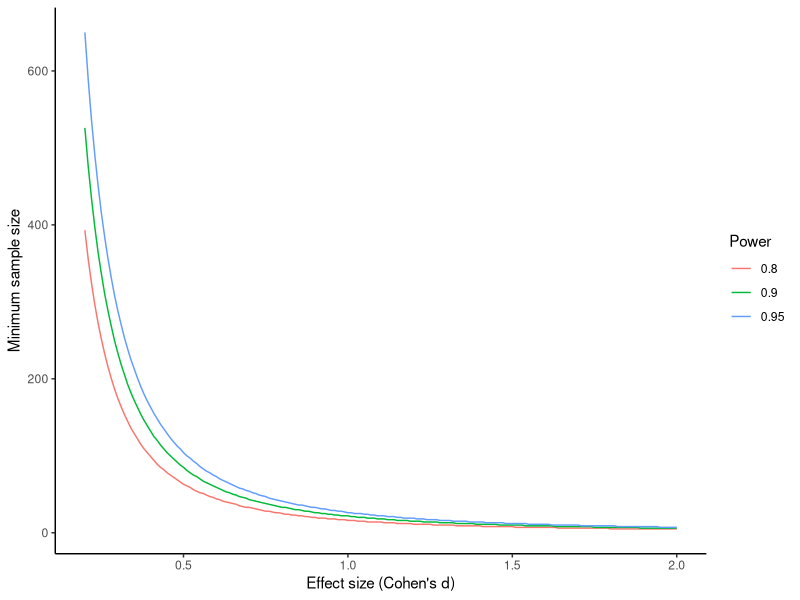
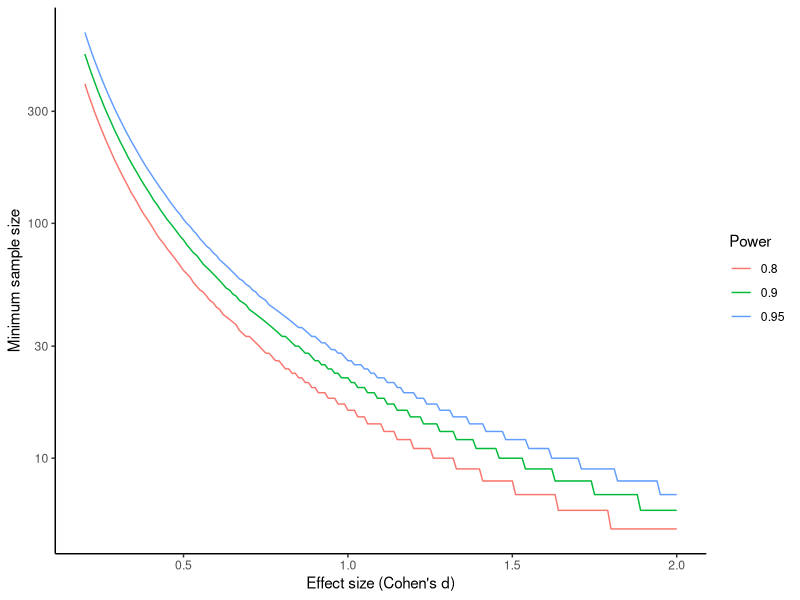
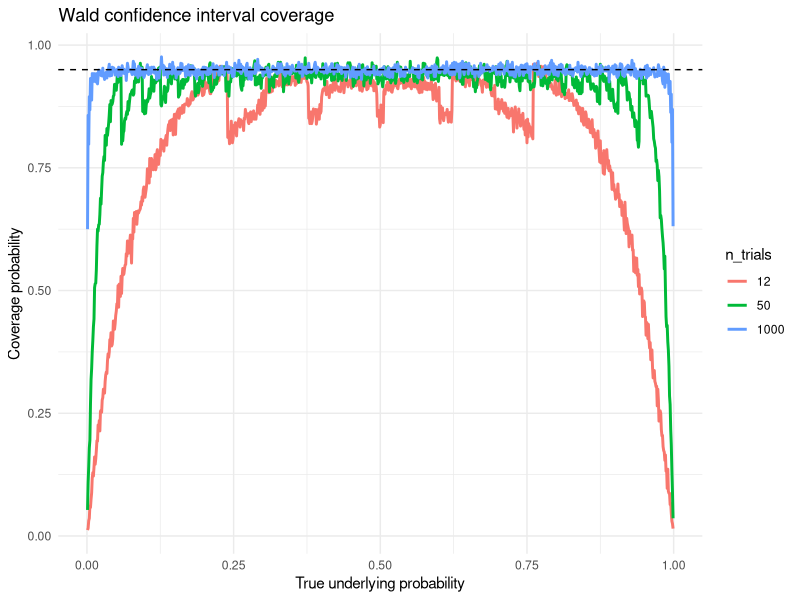

These figures' R source, in order:
## ---- chunk 1



get_sample_size <- function(d, power) {
  as.integer(power.t.test(delta = d,power = power)$n)
}

get_sample_size(d = 0.5, power = 0.8)
## ---- chunk 2

library(ggplot2)

# create a data frame with effect sizes and corresponding sample sizes
power_levels <- c(0.8, 0.9, 0.95)
effect_size <- seq(0.2, 2, by = 0.01)
df <- expand.grid(d = effect_size, power = power_levels)
df$n <- mapply(get_sample_size, df$d, df$power)

# plot with linear y-axis scale
ggplot(df, aes(x = d, y = n, color = factor(power))) +
  geom_line() +
  labs(x = "Effect size (Cohen's d)", y = "Minimum sample size", color = "Power") +
  scale_color_discrete(labels = c("0.8", "0.9", "0.95")) +
  theme_classic()

# plot with logarithmic y-axis scale
ggplot(df, aes(x = d, y = n, color = factor(power))) +
  geom_line() +
  labs(x = "Effect size (Cohen's d)", y = "Minimum sample size", color = "Power") +
  scale_color_discrete(labels = c("0.8", "0.9", "0.95")) +
  scale_y_log10() +
  theme_classic()

#The logarithmic plot has a "staircase" shape for high values of Cohen's d because the sample size needed to achieve a given power level increases dramatically as effect size increases. As a result, the minimum sample size often needs to be rounded up to the nearest integer, leading to a step-like pattern in the plot.


## ---- chunk 3

m <- 35 # number of successes (promoted employees)
n <- 13 # number of failures (not promoted employees)
k <- 24 # number of resumes in the left column (males)

dhyper(21, m, n, k)


#To perform Fisher's exact test, we need to calculate the probabilities of all possible outcomes that have the same or lower probability than the observed outcome (i.e., the probability of getting 21 or fewer promotions in the top left cell and 14 or fewer promotions in the top right cell). Since there are four cells in the table, we would need to test all four cells in total.

# Create the contingency table
count_data <- matrix(c(21, 14, 3, 10), nrow = 2, ncol = 2, byrow = TRUE,
                     dimnames = list(c("Male", "Female"), c("Promote", "Hold")))


count_data

#default conf level is 0.05
chisq.test(count_data)


#The resulting p-value is approximately 0.051, which is above the significance level of 0.05. Therefore, we fail to reject the null hypothesis that promotions are distributed equally between males and females.
## ---- chunk 4

waldci <- function(p_hat, n, alpha) {
  z_star <- qnorm(1 - alpha / 2)
  margin_of_error <- z_star * sqrt(p_hat * (1 - p_hat) / n)
  lower_bound <- p_hat - margin_of_error
  upper_bound <- p_hat + margin_of_error
  return(c(lower_bound, upper_bound))
}

coverageProb <- function(p, n_trials, n_replicates, alpha) {
  coverage <- numeric(length(p))
  for (i in seq_along(p)) {
    for (j in seq_len(n_replicates)) {
      successes <- rbinom(1, n_trials, p[i])
      ci <- waldci(successes / n_trials, n_trials, alpha)
      if (p[i] >= ci[1] && p[i] <= ci[2]) {
        coverage[i] <- coverage[i] + 1
      }
    }
  }
  coverage <- coverage / n_replicates
  return(coverage)
}


library(ggplot2)

p <- seq(0.001, 0.999, by = 0.001)
n_trials <- c(12, 50, 1000)
n_replicates <- 1000
alpha <- 0.05

results <- data.frame()
for (i in seq_along(n_trials)) {
  coverage <- coverageProb(p, n_trials[i], n_replicates, alpha)
  results <- rbind(results, data.frame(p, coverage, n_trials = n_trials[i]))
}

ggplot(results, aes(x = p, y = coverage, color = factor(n_trials))) +
  geom_line(size = 1) +
  geom_hline(yintercept = 0.95, linetype = "dashed") +
  scale_color_discrete(name = "n_trials") +
  xlab("True underlying probability") +
  ylab("Coverage probability") +
  ggtitle("Wald confidence interval coverage") +
  theme_minimal()

